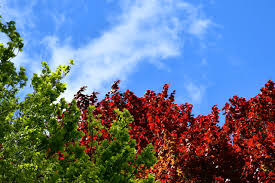
#> input picture images.jpeg, 275 x 183 px, found by its file name
$ python aa.py
#> lines starting #> are read from the running program, lines starting #| are printed output that depends on the picture
from PIL import Image

def encrypt_image(input_path, output_path, key):
    img = Image.open(input_path)
#> img is the input picture: PIL image 275x183 RGB; mean R, G, B 99.7, 114.4, 136.3
    pixels = img.load()

    width, height = img.size
#> width = 275; height = 183

    for i in range(width):
        for j in range(height):
            r, g, b = pixels[i, j] # type: ignore

            # swapping red and blue channels
            encrypted_pixel = (b, g, r)

            pixels[i, j] = encrypted_pixel # type: ignore

    img.save(output_path)
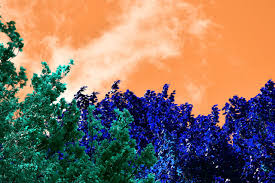
#> saved as decrypted_image.jpeg: PIL image 275x183 RGB; mean R, G, B 136.3, 114.4, 99.7
    print("Image encrypted successfully!")

def decrypt_image(input_path, output_path, key):
    img = Image.open(input_path)
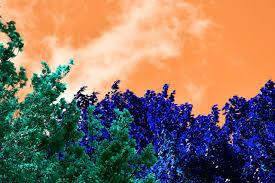
#> img: PIL image 275x183 RGB; mean R, G, B 137.2, 114.7, 99.7
    pixels = img.load()

    width, height = img.size
#> width = 275; height = 183

    for i in range(width):
        for j in range(height):
            r, g, b = pixels[i, j] # type: ignore

            # swapping red and blue channels back
            decrypted_pixel = (b, g, r)

            pixels[i, j] = decrypted_pixel # type: ignore

    img.save(output_path)
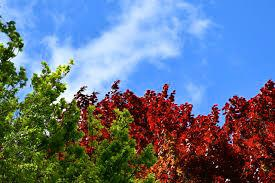
#> saved as encrypted_image.jpeg: PIL image 275x183 RGB; mean R, G, B 99.7, 114.7, 137.2
    print("Image decrypted successfully!")

 # image path
input_image = r"C:\Users\Abhishek Kumar\OneDrive\Desktop\images.jpeg"
encrypted_image = r"C:\Users\Abhishek Kumar\OneDrive\Desktop\decrypted_image.jpeg"
decrypted_image = r"C:\Users\Abhishek Kumar\OneDrive\Desktop\encrypted_image.jpeg"


# Encrypt the image
encrypt_image(input_image, encrypted_image, key=None)

# Decrypt the image
decrypt_image(encrypted_image, decrypted_image, key=None)
